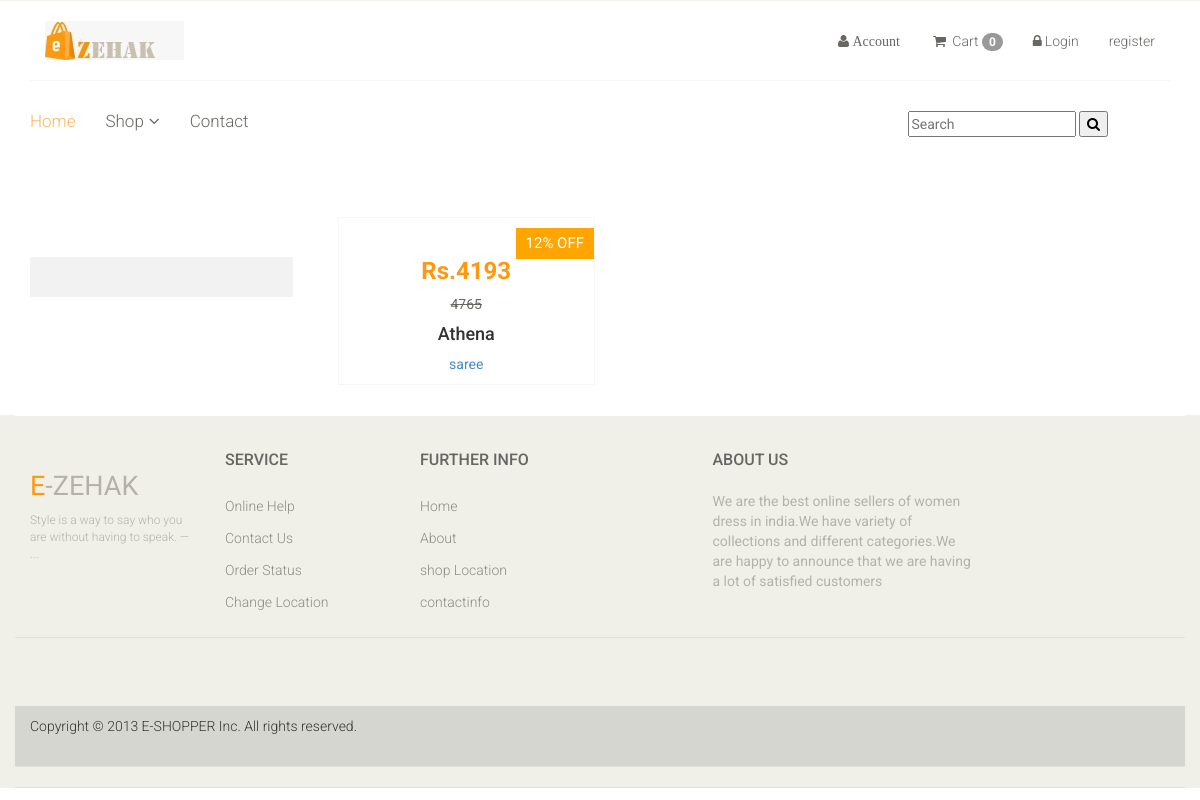
The page /brand/Athena on the database its author committed.
### week8/models.py (models this page shows, shortened)
class Product(models.Model):
    image1 = models.ImageField(upload_to='photos/productimages')
    image2 = models.ImageField(upload_to='photos/productimages')
    image3 = models.ImageField(upload_to='photos/productimages',blank=True)
    image4 = models.ImageField(upload_to='photos/productimages',blank=True)
    brand = models.CharField(max_length=50)
    productname = models.CharField(max_length=50,unique=True)
    category = models.ForeignKey(Category,on_delete=models.CASCADE)
    price = models.IntegerField()
    offers = models.IntegerField(default=0)
    newprice = models.IntegerField(default=0)
    size = models.ManyToManyField(Size, default='s')
    stock = models.IntegerField()

class Category(models.Model):
    category_name = models.CharField(max_length=100,unique=True)
    cat_image = models.ImageField(upload_to='photos/categories',blank=True)
    offer = models.IntegerField(default=0)

### zehak/views.py (the view)
# urls.py: path('brand/<bar>',views.brand,name='brand'),
def brand(request,bar):
    brand = Product.objects.filter(brand=bar)
    context={'br' : brand}
    return render(request,"user/brand.html",context)

### zehak/context_processor.py (called while the page is built)
def counter(request):
    cart_count = 0
    if 'admin' in request.path:
        return {}
    else:
        try:
            cart_items = CartItem.objects.all().filter(user=request.user)
            for cart_item in cart_items:
                cart_count += 1
        except TypeError:
            cart_count = 0
    return dict(cart_count=cart_count)

### templates/user/brand.html (shortened to what this page needs)
{% load static %}
<!DOCTYPE html>
<html lang="en">
<head>
    <link href="{% static 'user/css/bootstrap.min.css' %}" rel="stylesheet">
    <link href="{% static 'user/css/font-awesome.min.css' %}" rel="stylesheet">
    <link href="{% static 'user/css/prettyPhoto.css' %}" rel="stylesheet">
    <link href="{% static 'user/css/price-range.css' %}" rel="stylesheet">
    <link href="{% static 'user/css/animate.css' %}" rel="stylesheet">
	<link href="{% static 'user/css/main.css' %}" rel="stylesheet">
	<link href="{% static 'user/css/responsive.css' %}" rel="stylesheet">
</head>
<body>
	<header id="header">
		<div class="header-middle">
			<div class="container">
				<div class="row">
					<div class="col-md-4 clearfix">
						<div class="logo pull-left">
							<a href=""><img src="{% static 'user/images/home/zehak.jpeg' %}"alt="" /></a>
						</div>
					</div>
					<div class="col-md-8 clearfix">
						<div class="shop-menu clearfix pull-right">
							<ul class="nav navbar-nav">
								<li class="dropdown"><a href=""><i class="fa fa-user"> Account</i>
								</a>
								</li>
								<li><a href="{% url 'cart'  %}"><i class="fa fa-shopping-cart"></i> Cart
									<span class='badge badge-warning' id='lblCartCount'>{{ cart_count }}</span>
								</a></li>
								{% if user.is_authenticated %}
								  <li><a href="{% url 'logout' %}">Logout</a><p style="color: orange;">{{user.username}}</p></li>
								{% else %}
								 <li><a href="userlogin"><i class="fa fa-lock"></i>Login</a></li>
								 <li><a href="register">register</a></li>
								{% endif %}
							</ul>
						</div>
					</div>
				</div>
			</div>
		</div>
		<div class="header-bottom">
			<div class="container">
				<div class="row">
					<div class="col-sm-9">
						<div class="mainmenu pull-left">
							<ul class="nav navbar-nav collapse navbar-collapse">
								<li><a href="/" class="active">Home</a></li>
								<li class="dropdown"><a href="#">Shop<i class="fa fa-angle-down"></i></a>
                                </li>
								<li><a href="">Contact</a></li>
							</ul>
						</div>
					</div>
					<div class="col-sm-3">
						<form action="{% url 'search' %}" method="GET">
						<div><span>
							<input type="text" name="keyword" placeholder="Search"/>
						<button type="submit">
							<i class="fa fa-search" aria-hidden="true"></i>
						</button>
					</span>
					</div>
					</form>
					</div>
				</div>
			</div>
		</div>
	</header>
	<section id="slider">
		<div class="container">
			<div class="row">
				<div class="col-sm-12">
				</div>
			</div>
		</div>
	</section>
	<section>
		<div class="container">
			<div class="row">
				<div class="col-sm-3">
					<div class="left-sidebar">
						<div class="shipping text-center">
						</div>
					</div>
				</div>
				<div class="col-sm-9 padding-right">
					<div class="features_items">
						{% for i in br %}
						<div class="col-sm-4">
							<div class="product-image-wrapper">
								<div class="single-products" class="item">
										<div class="productinfo text-center">
											{% if i.offers > i.category.offer %}
                                        <span class="notify-badge">{{i.offers}}% OFF</span>
                                        {% elif i.offers < i.category.offer %}
                                        <span class="notify-badge">{{i.category.offer}}% OFF</span>
                                        {% elif  i.price == i.newprice %}
                                        {% else %}
                                        <span class="notify-badge">{{i.category.offer}}% OFF</span>
                                        {% endif %}
											<h2>Rs.{{ i.newprice }}</h2><p><del>{{ i.price }}</del></p>
											<h4>{{ i.brand }}</h4>
											<p><a href="{% url 'productdetails' i.id %}">{{ i.productname }}</a></p>
										</div>
								</div>
							</div>
						</div>
						{% endfor %}
						</div>
					</div>
				</div>
			</div>
	</section>
	<footer id="footer">
		<div class="footer-top">
			<div class="container">
				<div class="row">
					<div class="col-sm-2">
						<div class="companyinfo">
							<h2><span>e</span>-ZEHAK</h2>
							<p>Style is a way to say who you are without having to speak. — ...</p>
						</div>
					</div>
		<div class="footer-widget">
			<div class="container">
				<div class="row">
					<div class="col-sm-2">
						<div class="single-widget">
							<h2>Service</h2>
							<ul class="nav nav-pills nav-stacked">
								<li><a href="#">Online Help</a></li>
								<li><a href="#">Contact Us</a></li>
								<li><a href="#">Order Status</a></li>
								<li><a href="#">Change Location</a></li>
							</ul>
						</div>
					</div>
					<div class="col-sm-2">
						<div class="single-widget">
							<h2>Further info</h2>
							<ul class="nav nav-pills nav-stacked">
								<li><a href="#">Home</a></li>
								<li><a href="#">About</a></li>
								<li><a href="#">shop Location</a></li>
								<li><a href="#">contactinfo</a></li>
							</ul>
						</div>
					</div>
					<div class="col-sm-3 col-sm-offset-1">
						<div class="single-widget">
							<h2>About Us</h2>
							<p style="color:#B3B3AD;">We are the best online sellers of women dress in india.We have variety of collections and different categories.We are happy to announce that we are having a lot of satisfied customers</p>
						</div>
					</div>
				</div>
			</div>
		</div>
		<div class="footer-bottom">
			<div class="container">
				<div class="row">
					<p class="pull-left">Copyright © 2013 E-SHOPPER Inc. All rights reserved.</p>
				</div>
			</div>
		</div>
	</footer>
</body>
</html>

### static/user/css/main.css (style rules this page uses)
body { font-family: 'Roboto', sans-serif; position: relative; font-weight: 400px; }
ul li { list-style: none; }
a { -webkit-transition: 300ms; transition: 300ms; }
h1, h2, h3, h4, h5, h6 { font-family: 'Roboto', sans-serif; }
.header-middle .container .row { border-bottom: 1px solid #f5f5f5; margin-left: 0; margin-right: 0; padding-bottom: 20px; padding-top: 20px; }
.shop-menu ul li { display: inline-block; padding-left: 15px; padding-right: 15px; }
.shop-menu ul li:last-child { padding-right: 0; }
.shop-menu ul li a { background: #FFFFFF; color: #696763; font-family: 'Roboto', sans-serif; font-size: 14px; font-weight: 300; padding: 0; padding-right: 0; margin-top: 10px; }
.shop-menu ul li a i { margin-right: 3px; }
.header-bottom { padding-bottom: 30px; padding-top: 30px; }
.navbar-collapse.collapse { padding-left: 0; }
.mainmenu ul li { padding-right: 15px; padding-left: 15px; }
.mainmenu ul li:first-child { padding-left: 0px; }
.mainmenu ul li a { color: #696763; font-family: 'Roboto', sans-serif; font-size: 17px; font-weight: 300; padding: 0; padding-bottom: 10px; }
.mainmenu ul li a:hover, .mainmenu ul li a.active, .shop-menu ul li a.active { background: none; color: #fdb45e; }
.navbar-nav li ul.sub-menu li a { color: #fff; }
.fa-angle-down { padding-left: 5px; }
#footer { background: #F0F0E9; }
.footer-top .container { border-bottom: 1px solid #E0E0DA; padding-bottom: 20px; }
.companyinfo { margin-top: 57px; }
.companyinfo h2 { color: #B4B1AB; font-family: abel; font-size: 27px; text-transform: uppercase; }
.companyinfo h2 span { color: #FE980F; }
.companyinfo p { color: #B3B3AD; font-family: 'Roboto', sans-serif; font-size: 12px; font-weight: 300; }
.footer-top .col-sm-3 { overflow: hidden; }
.footer-widget { margin-bottom: 68px; }
.footer-widget .container { border-top: 1px solid #FFFFFF; padding-top: 15px; }
.single-widget h2 { color: #666663; font-family: 'Roboto', sans-serif; font-size: 16px; font-weight: 500; margin-bottom: 22px; text-transform: uppercase; }
.single-widget ul li a { color: #8C8C88; font-family: 'Roboto', sans-serif; font-size: 14px; font-weight: 300; padding: 5px 0; }
.footer-bottom { background: #D6D6D0; padding-top: 10px; }
.footer-bottom p { color: #363432; font-family: 'Roboto', sans-serif; font-weight: 300; margin-left: 15px; }
#slider { padding-bottom: 45px; }
.shipping { background-color: #F2F2F2; margin-top: 40px; overflow: hidden; padding-top: 20px; position: relative; }
.padding-right { padding-right: 0; }
.features_items { overflow: hidden; }
.product-image-wrapper { border: 1px solid #F7F7F5; overflow: hidden; margin-bottom: 30px; }
.single-products { position: relative; }
.productinfo h2 { color: #FE980F; font-family: 'Roboto', sans-serif; font-size: 24px; font-weight: 700; }
.productinfo p { font-family: 'Roboto', sans-serif; font-size: 14px; font-weight: 400; color: #696763; }
.productinfo { position: relative; }

### templates/user/brand.html (style rules this page uses)
.dropdown { position: relative; display: inline-block; }
.notify-badge { position: absolute; right:0px; top:10px; background:orange; text-align: center; color:white; padding:5px 10px; font-size:15px; width:80px height: 50px; }

### rows shown on the page
Product: category.offer "12", newprice "4193", price "4765", brand "Athena", productname "saree"

### other values the page prints
{{ cart_count }} "0"
